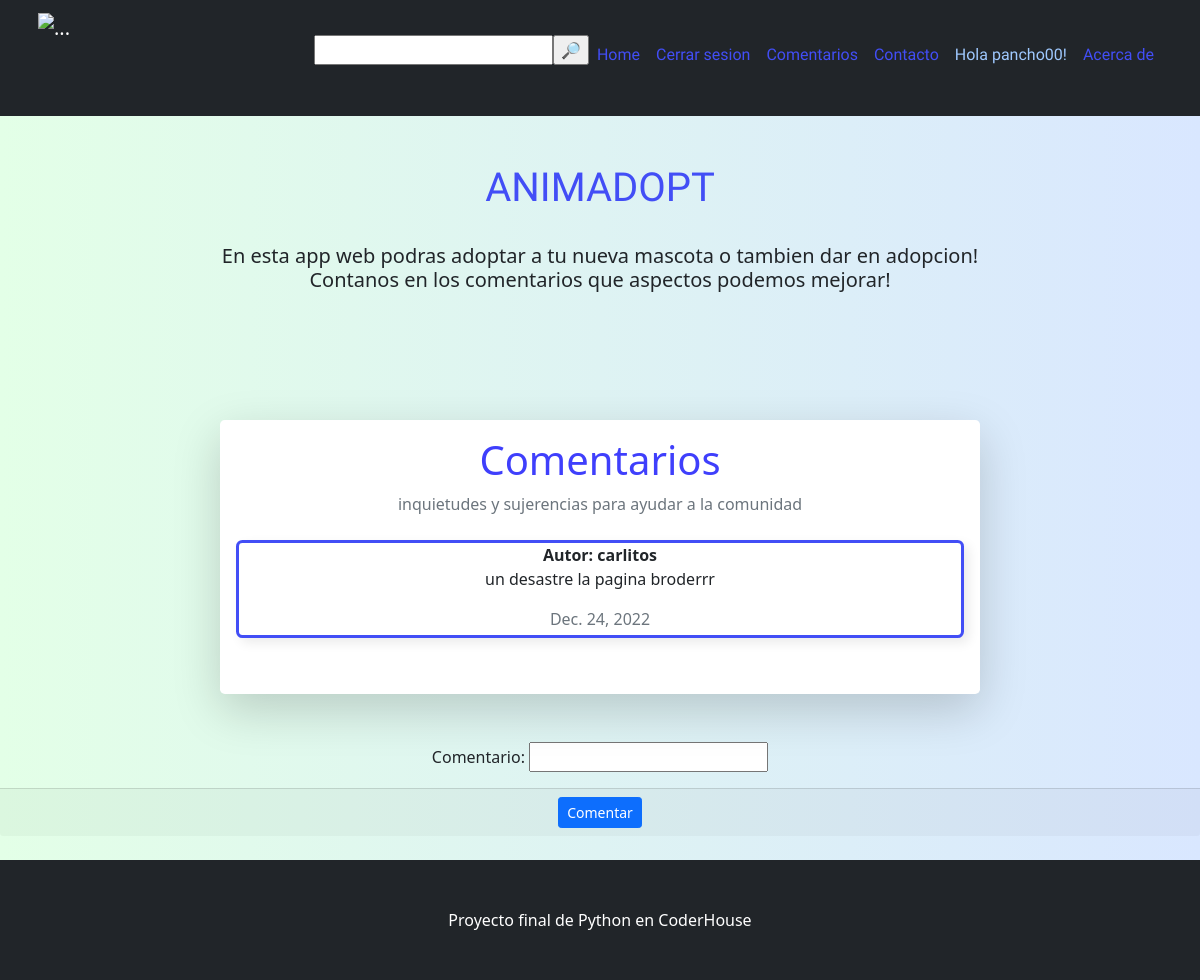
The app's page /comentarios/lcomen/ (signed in) with its own data.
### comenapp/models.py (models this page shows, shortened)
class Coments(models.Model):
    remitente = models.ForeignKey(User, on_delete=models.CASCADE)
    contenido = models.CharField(max_length=1000)
    fecha = models.DateField(default=datetime.now)

### comenapp/views.py (the view)
# urls.py: path('lcomen/', form_comen, name="lcomen"),
def form_comen(request):
    comen = Coments.objects.all()
    usuario = request.user
    if request.method == "POST":
        fcomen = ComentForm(request.POST)
        if fcomen.is_valid():
            coment = fcomen.save(commit=False)
            coment.remitente = request.user
            coment.save()
        return redirect("lcomen")
    else:
        fcomen = ComentForm()
    return render(request, "comenapp/comen_list.html", {"form_comentarios": fcomen, "list_comentarios":comen, "usuarios": usuario})

### comenapp/forms.py
class ComentForm(forms.ModelForm):
    remitente = models.CharField(max_length=50)
    contenido = forms.CharField(label="Comentario")
    class Meta:
        model = Coments
        fields = ('contenido',)

### comenapp/templates/comenapp/comen_list.html (shortened to what this page needs)
{% extends 'blogapp/index.html' %}
{% block comentarios %}
<div class="container px-5 my-5">
    <div class="row justify-content-center">
        <div class="col-lg-8">
            <div class="card border-0 rounded-3 shadow-lg">
                <div class="card-body p-4; text-center">
                    <div class="text-center">
                        <div class="h1 fw-light" style="color: rgb(63, 63, 252);">Comentarios</div>
                        <p style="color: rgb(237, 99, 99);" class="mb-4 text-muted">inquietudes y sujerencias para ayudar a la comunidad</p>
                    </div>
                    {% if list_comentarios %}
                        {% for comen in list_comentarios %}
                            <div>
                                <div style="border-radius: 0.4em;
                                            box-shadow: 0.3em 0.3em 0.7em #00000015;
                                            transition: border 0.5s cubic-bezier(0.175, 0.885, 0.32, 1.275);
                                            border: rgb(66, 78, 246) 0.2em solid;" class="card h-100">
                                <div> <strong class="col-md-5 mb-2" >Autor: <h7>{{ comen.remitente }}</h7></strong></div><p>{{ comen.contenido }}</p><p style="color: rgb(237, 99, 99);" class="mb-1 text-muted">{{ comen.fecha }}</p>
                                    </div>
                            </div>
                            <br>
                        {% endfor %}
                    {% else %}
                    <p>No hay comentarios de momento</p>
                    {% endif %}
                    </div>
                </div>
            </div>
        </div>
    </div>
{% if request.user.is_authenticated %}
<div class="text-center" >
    <form  method="post">
            {{ form_comentarios.as_p }}
        <div class="card-footer">
            <input class="btn btn-primary btn-sm" type="submit" value="Comentar" >
        </div>
    </form>
</div>
{% endif %}
{% endblock %}

### blogapp/templates/blogapp/index.html (shortened to what this page needs)
<!DOCTYPE html>
<html lang="en">
    <head>
        {% load static %}
        <link href=" {% static 'css/styles.css' %} " rel="stylesheet" />
    </head>
    <body>
        <nav class="navbar navbar-expand-sm navbar-dark bg-dark">
            <div class="container px-2">
                <img class="navbar-brand" src="{% static 'assets/img/catslepp.svg' %}" width="100" height="100" alt="..." />
                <div class="collapse navbar-collapse" id="navbarSupportedContent">
                    <ul class="navbar-nav ms-auto mb-2 mb-lg-0">
                        <form action="{% url 'busqueda' request.user.id %}" method="get">
                            <p>
                                <input type="text" name="animal"><input type="submit" value="&#128270;">
                            </p>
                        </form>
                        <li class="nav-item"><a style="font-family: 'Zen Dots', cursive; color: rgb(66, 78, 246);" class="nav-link active" aria-current="page" href=" {% url 'home' %} ">Home</a></li>
                        {% if request.user.is_authenticated%}
                        <li class="nav-item"><a style="font-family: 'Zen Dots', cursive; color: rgb(66, 78, 246);" class="nav-link" href="{% url 'logout' %}">Cerrar sesion</a>
                        <li class="nav-item"><a style="font-family: 'Zen Dots', cursive; color: rgb(66, 78, 246);" class="nav-link" href="{% url 'lcomen' %}">Comentarios</a></li>
                        <li class="nav-item"><a style="font-family: 'Zen Dots', cursive; color: rgb(66, 78, 246);" class="nav-link" href="{% url 'contacto' %}">Contacto</a></li>
                        <li class="nav-item"><a style="font-family: 'Zen Dots', cursive; color: rgb(159, 201, 255);" class="nav-link" href="{% url 'perfil' request.user.id %}">Hola {{request.user.username}}!</a></li>
                        {% endif %}
                        <li class="nav-item"><a style="font-family: 'Zen Dots', cursive; color: rgb(66, 78, 246);" class="nav-link" href="{% url 'Acerca' %}">Acerca de</a></li>
                    </ul>
                </div>
            </div>
        </nav>
        <div class="container px-4 px-lg-5; text-center">
            {% if request.user.is_authenticated %}
                <div class="row gx-4 gx-lg-5 align-items-center my-5">
                    <div class="text-center">
                        <div class="text-center">
                            <h1 style="font-family: 'Zen Dots', cursive; color: rgb(66, 78, 246);" >ANIMADOPT</h1>
                            <br>
                            <h5>En esta app web podras adoptar a tu nueva mascota o tambien dar en adopcion!
                                <br>
                                Contanos en los comentarios que aspectos podemos mejorar!
                            </h5>
                            <br>
                        </div>
                    </div>
                </div>
            </div>
            {% endif %}
            <div class="row gx-4 gx-lg-5">
                {% block comentarios %}
                {% endblock %}
            </div>
        <br>
        <footer style="margin: top 100px;" class="py-5 bg-dark">
            <div class="container px-4 px-lg-5"><p class="m-0 text-center text-white">Proyecto final de Python en CoderHouse</p></div>
        </footer>
    </body>
</html>

### blogapp/templates/blogapp/index.html (style rules this page uses)
body { background: linear-gradient(90deg, #e3ffe7 0%, #d9e7ff 100%); }

### records on screen
Coments: remitente "carlitos", contenido "un desastre la pagina broderrr", fecha "Dec. 24, 2022"

### other values on screen
{{ request.user.username }} "pancho00"
